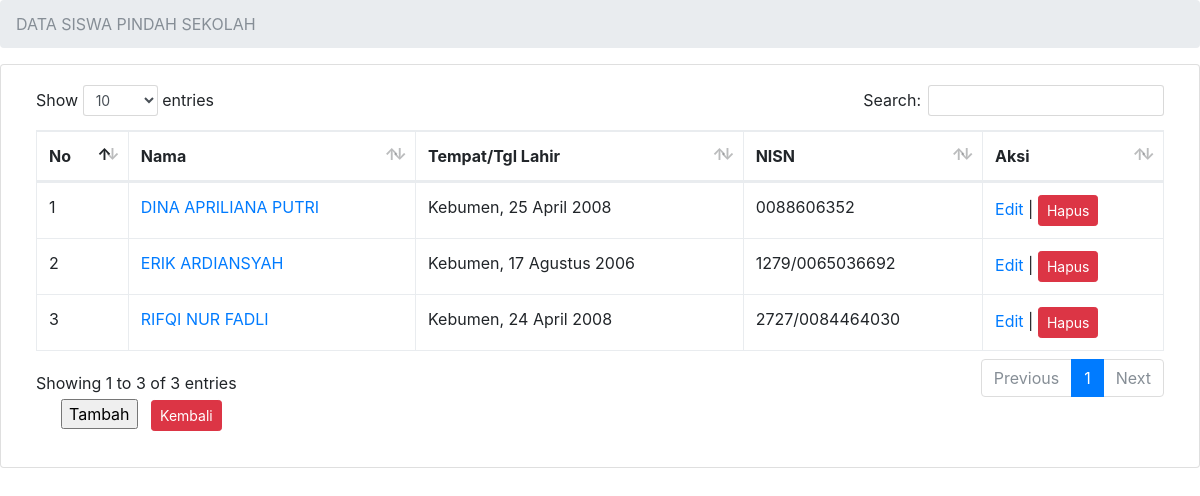
/tabel_pin.php, run on the app's committed database.
### tables this page shows
CREATE TABLE IF NOT EXISTS `tb_pindah` (
  `nama` varchar(35) NOT NULL,
  `ttl` varchar(35) NOT NULL,
  `nisn` varchar(20) NOT NULL,
  `asal` varchar(30) NOT NULL,
  `kelas` varchar(10) NOT NULL,
  `ortu` varchar(30) NOT NULL,
  `keperluan` varchar(100) NOT NULL,
  `alasan` varchar(30) NOT NULL,
  `memiliki` varchar(15) NOT NULL,
  `keterangan` varchar(50) NOT NULL,
  `sk_ortu` varchar(10) NOT NULL,
  `sk_skl` varchar(10) NOT NULL,
  `sk_uptd` varchar(10) NOT NULL
);

### tabel_pin.php (the view, shortened to what this page needs)
<!DOCTYPE html>
<html lang="en">
<head>
  <link href="vendor/bootstrap/css/bootstrap.min.css" rel="stylesheet">
  <link href="vendor/datatables/dataTables.bootstrap4.css" rel="stylesheet">
</head>
<body class="fixed-nav sticky-footer" id="page-top">
  <nav class="navbar navbar-expand-lg navbar-dark fixed-top" id="mainNav">
  </nav>
      <ol class="breadcrumb">
        <li class="breadcrumb-item active">DATA SISWA PINDAH SEKOLAH</li>
      </ol>
      <div class="card mb-3">
        <div class="card-body">
          <div class="table-responsive">
            <table class="table table-bordered" id="dataTable" width="100%" cellspacing="0">
				 <thead>
                <tr>
				  <th>No</th>
				  <th>Nama</th>
				  <th>Tempat/Tgl Lahir</th>
				  <th>NISN</th>
				  <th>Aksi</th>
                </tr>
              </thead>
			  </div>
			  </div>
		<tbody>
			<?php
			$no=1;
			$query = mysql_query("SELECT * FROM tb_pindah");
					if(mysql_num_rows($query) == 0){
			echo '<tr><td colspan="7">Tidak ada data!</td></tr>';
		}else{
					while($data = mysql_fetch_array($query)){
				echo '<tr>';
				echo	'<td>'.$no.'</td>';
				echo '<td><a href="detail_pin.php?nama='.$data['nama'].'">'.$data['nama'].'</button></a></td>';
				echo	'<td>'.$data['ttl'].'</td>';
				echo	'<td>'.$data['nisn'].'</td>';
				echo '<td>
					<a href="editpin.php?nama='.$data['nama'].'">Edit</a> |
					<a href="hapuspin.php?nama=delete&nama='.$data['nama'].'"  onclick="return confirm(\'Anda yakin akan menghapus data '.$data['nama'].'?\')" class="btn btn-danger btn-sm"><span class="glyphicon glyphicon-trash" aria-hidden="true">Hapus</span></a>
					</td>';
				$no++;
			}
				}
				?>
		</tbody>
		 <tfoot>
	  <nav>
		<ul>
			<a href="tambah_pin.php"><button>Tambah</button></a>
				<td>
			<a href="home.php" class="btn btn-sm btn-danger">Kembali</a></td>
		</ul>
	</nav>
  </div>
</body>
</html>

### data on the page
tb_pindah: nama "DINA APRILIANA PUTRI", ttl "Kebumen, 25 April 2008", nisn "0088606352"
tb_pindah: nama "ERIK ARDIANSYAH", ttl "Kebumen, 17 Agustus 2006", nisn "1279/0065036692"
tb_pindah: nama "RIFQI NUR FADLI", ttl "Kebumen, 24 April 2008", nisn "2727/0084464030"
